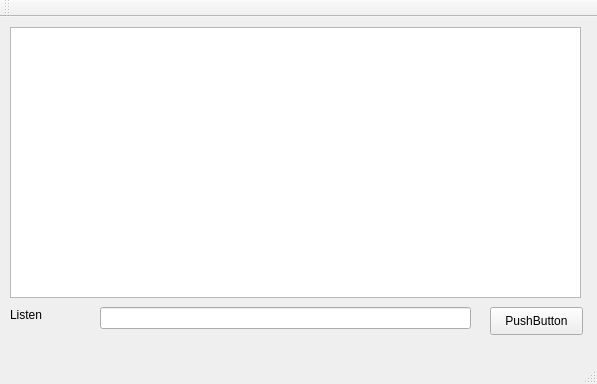
<?xml version="1.0" encoding="UTF-8"?>
<ui version="4.0">
 <class>QtClientClass</class>
 <widget class="QMainWindow" name="QtClientClass">
  <property name="geometry">
   <rect>
    <x>0</x>
    <y>0</y>
    <width>597</width>
    <height>384</height>
   </rect>
  </property>
  <property name="windowTitle">
   <string>QtClient</string>
  </property>
  <widget class="QWidget" name="centralWidget">
   <widget class="QPlainTextEdit" name="chatTextEdit">
    <property name="geometry">
     <rect>
      <x>10</x>
      <y>10</y>
      <width>571</width>
      <height>271</height>
     </rect>
    </property>
   </widget>
   <widget class="QLineEdit" name="listenTextLine">
    <property name="geometry">
     <rect>
      <x>100</x>
      <y>290</y>
      <width>371</width>
      <height>22</height>
     </rect>
    </property>
   </widget>
   <widget class="QPushButton" name="listenButton">
    <property name="geometry">
     <rect>
      <x>490</x>
      <y>290</y>
      <width>93</width>
      <height>28</height>
     </rect>
    </property>
    <property name="text">
     <string>PushButton</string>
    </property>
   </widget>
   <widget class="QLabel" name="listenLabel">
    <property name="geometry">
     <rect>
      <x>10</x>
      <y>290</y>
      <width>55</width>
      <height>16</height>
     </rect>
    </property>
    <property name="text">
     <string>Listen</string>
    </property>
   </widget>
  </widget>
  <widget class="QMenuBar" name="menuBar">
   <property name="geometry">
    <rect>
     <x>0</x>
     <y>0</y>
     <width>597</width>
     <height>26</height>
    </rect>
   </property>
  </widget>
  <widget class="QToolBar" name="mainToolBar">
   <attribute name="toolBarArea">
    <enum>TopToolBarArea</enum>
   </attribute>
   <attribute name="toolBarBreak">
    <bool>false</bool>
   </attribute>
  </widget>
  <widget class="QStatusBar" name="statusBar"/>
 </widget>
 <layoutdefault spacing="6" margin="11"/>
 <resources>
  <include location="QtClient.qrc"/>
 </resources>
 <connections/>
</ui>
